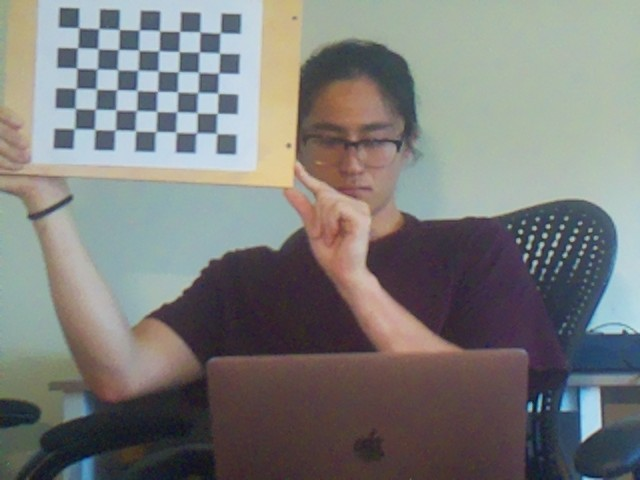
#> input picture cameraMatrix/images/IMAGE0x.jpg, 640 x 480 px; its folder holds only this picture in this run
$ python camCalibrate.py
#> lines starting #> are read from the running program, lines starting #| are printed output that depends on the picture; after the words box and inside, x2 and y2 are one past the last pixel; in counts of white or black regions, pixels touching at a corner belong together; long printed decimals are rounded
import cv2
import os
import numpy as np

#https://docs.opencv.org/4.x/dc/dbb/tutorial_py_calibration.htmln as reference

objpoints = [] # 3d point in real world space
imgpoints = [] # 2d points in image plane.

a = 6
b = 8

# termination criteria
criteria = (cv2.TERM_CRITERIA_EPS + cv2.TERM_CRITERIA_MAX_ITER, 30, 0.001)


# prepare object points, like (0,0,0), (1,0,0), (2,0,0) ....,(6,5,0)
objp = np.zeros((b*a,3), np.float32)
objp[:,:2] = np.mgrid[0:a,0:b].T.reshape(-1,2)

images = os.listdir("images")
x = 0
for photo in images:
    print(photo)
    print(x)
    x +=1
    img = cv2.imread("images/%s" % photo)
#> img is the input picture: shape (480, 640, 3); mean B, G, R 122.3, 123.8, 123.4

    grayScale = cv2.cvtColor(img, cv2.COLOR_BGR2GRAY)
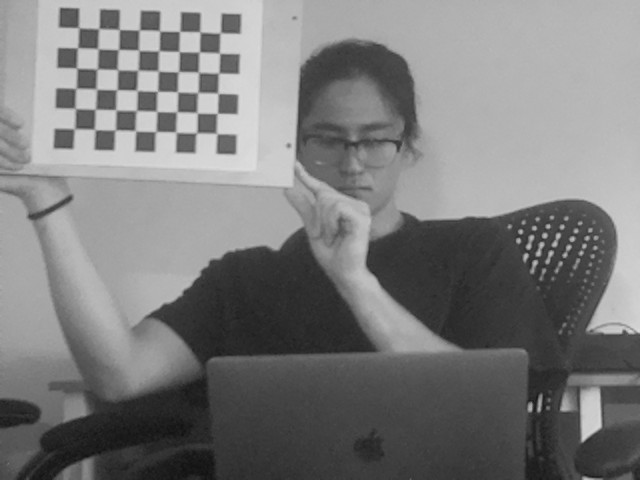
#> grayScale: shape (480, 640); min 17, max 221, mean 123.5
    cv2.imshow('Gray', grayScale)
    cv2.moveWindow('Gray', 700, 0)

    background = cv2.inRange(grayScale,100, 255)
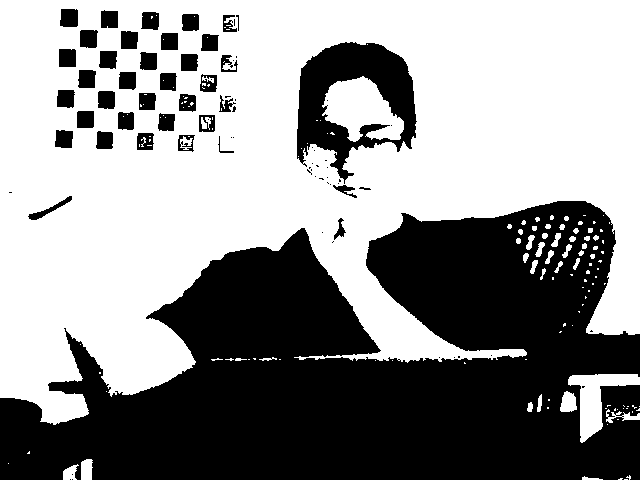
#> background: shape (480, 640); 57% white; 79 black regions (40 under 20 px), largest, box (x1, y1, x2, y2) and area: (0, 201, 640, 480) 115301, (297, 42, 417, 184) 8155, (60, 9, 78, 27) 307

    # setting region of interest
    roi = background[100:600, 300:850]
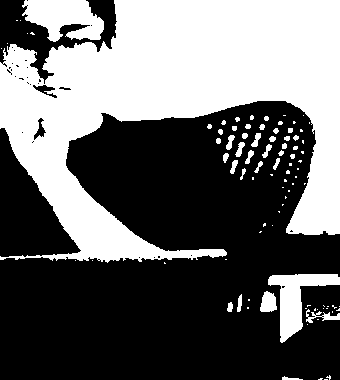
#> roi: shape (380, 340); 40.7% white; 93 white regions (59 under 20 px), largest, box (x1, y1, x2, y2) and area: (0, 0, 340, 263) 46519, (22, 0, 104, 42) 2307, (268, 274, 340, 343) 1879
    cv2.imshow('edited', roi)
    cv2.moveWindow('edited',350, 300)

    ret, corners = cv2.findChessboardCorners(grayScale, (a,b),  None)
#> ret = True; corners = 48 rows, first 8: [73.75, 129.3], [75.55, 108.5], [76.41, 88.14], [76.31, 67.84], [77.67, 47.62], [79.46, 27.96], [94.71, 129.5], [95.15, 109.3]

    if ret == True:
        print("Appended!")
        objpoints.append(objp)
        imgpoints.append(corners)
        drawn = cv2.drawChessboardCorners(img, (a,b), corners, ret)
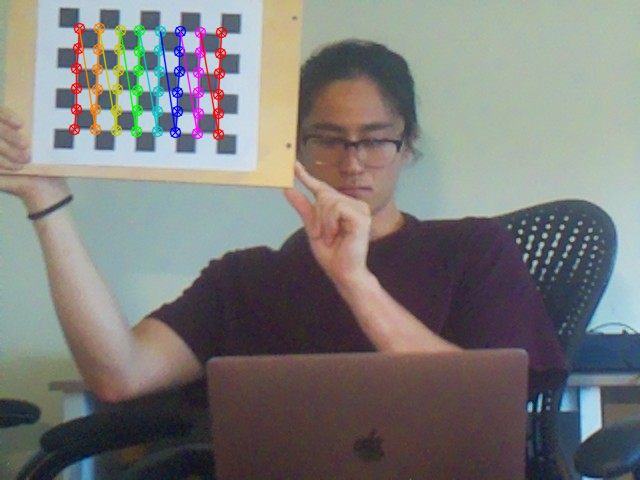
#> drawn: shape (480, 640, 3); mean B, G, R 121.1, 123, 123.6
    else:
        print("FAILED: Image %s" % photo)

    cv2.imshow('img', img)
    cv2.waitKey(500)

cv2.destroyAllWindows()
ret, mtx, dist, rvecs, tvecs = cv2.calibrateCamera(objpoints, imgpoints, grayScale.shape[::-1], None, None)
#> ret = 0.508; mtx = [[2308, 0, 304.1], [0, 2312.3, 242.1], [0, 0, 1]]; dist = [[8.24, -213.8, 0.236, 0.382, 3940.4]]; rvecs = ([-0.0406, -0.433, -1.53],); tvecs = ([-10.93, -5.44, 101.8],)
dst = cv2.undistort(img, mtx, dist, None)
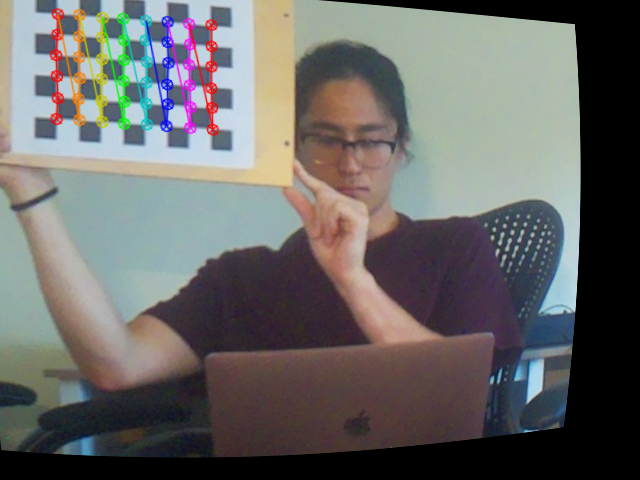
#> dst: shape (480, 640, 3); mean B, G, R 102.4, 104.1, 104.8
cv2.imshow('img', img)
cv2.moveWindow('img', 500, 100)
cv2.imshow('undistorted image', dst)
cv2.waitKey(5000)
cv2.destroyAllWindows()
print("Camera Calibrated: ", ret)
#| Camera Calibrated:  0.5081
print("\nCamera Matrix:\n", mtx)
#| Camera Matrix:
#|  [[2.30795480e+03 0.00000000e+00 3.04107714e+02]
#|  [0.00000000e+00 2.31227819e+03 2.42105496e+02]
#|  [0.00000000e+00 0.00000000e+00 1.00000000e+00]]
print("\nDistortion Parameters\n", dist)
#| Distortion Parameters
#|  [[ 8.24128868e+00 -2.13801609e+02  2.35926958e-01  3.81544628e-01
#|    3.94044437e+03]]
print("\nRotation Vectors:\n", rvecs)
#| Rotation Vectors:
#|  (array([[-0.0406],
#|        [-0.4332],
#|        [-1.534]]),)
print("\nTranslation Vectors:\n", tvecs)
#| Translation Vectors:
#|  (array([[-10.935],
#|        [ -5.444],
#|        [101.795]]),)
mean_error = 0
for i in range(len(objpoints)):
 imgpoints2, _ = cv2.projectPoints(objpoints[i], rvecs[i], tvecs[i], mtx, dist)
 error = cv2.norm(imgpoints[i], imgpoints2, cv2.NORM_L2)/len(imgpoints2)
 print(error)
 print(i)
 mean_error += error
#> this loop made 1 pass
#> (error, mean_error) on pass 1: (0.0733, 0.0733)
#| 0.07334
#| 0
#> after the loop, mean_error = 0.0733

print( "total error: {}".format(mean_error/len(objpoints)) )
#| total error: 0.07334

$ run again, on cameraMatrix/images/IMAGE2x.jpg
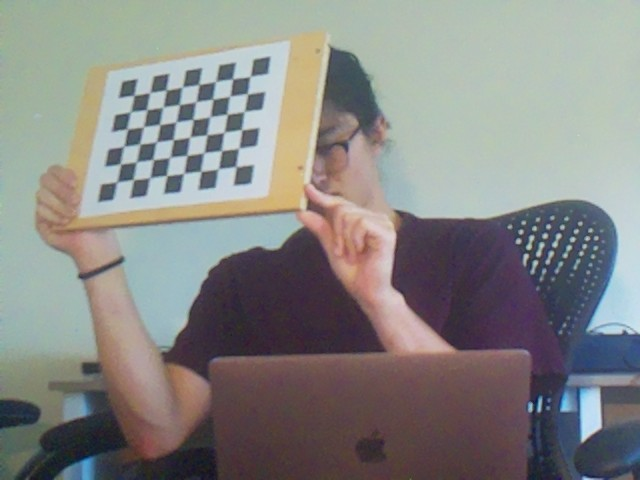
#> input picture cameraMatrix/images/IMAGE2x.jpg, 640 x 480 px
#> img is the input picture: shape (480, 640, 3); mean B, G, R 132.1, 134.2, 134.4
#> `background = cv2.inRange(grayScale,100, 255)`:
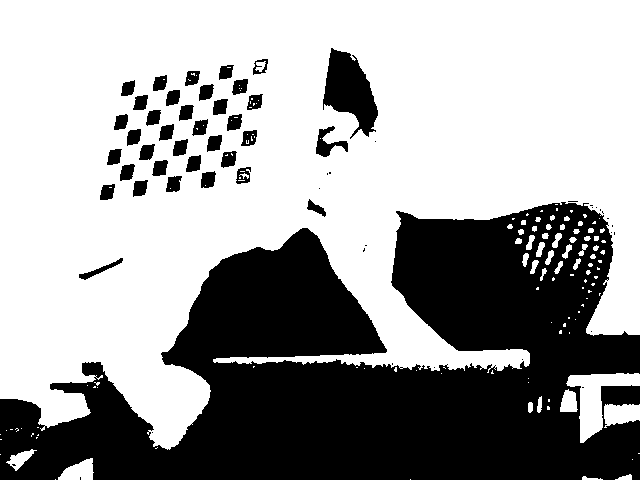
#> background: shape (480, 640); 62.4% white; 61 black regions (24 under 20 px), largest, box (x1, y1, x2, y2) and area: (0, 202, 640, 480) 105979, (323, 48, 378, 139) 2781, (316, 126, 348, 157) 407
#> roi: shape (380, 340); 45% white; 87 white regions (49 under 20 px), largest, box (x1, y1, x2, y2) and area: (0, 0, 340, 273) 53401, (266, 273, 340, 343) 1974, (304, 304, 340, 328) 661
#> `ret, corners = cv2.findChessboardCorners(grayScale, (a,b),  None)`: ret = True; corners = 48 rows, first 8: [250, 76.51], [247.5, 93.94], [243.8, 111.8], [241.8, 130], [239.5, 147.5], [235.7, 166.2], [232.8, 78.99], [229.9, 95.93]
#> `ret, mtx, dist, rvecs, tvecs = cv2.calibrateCamera(objpoints, imgpoint..`: ret = 0.505; mtx = [[1007.7, 0, 300.6], [0, 1146.3, 397.3], [0, 0, 1]]; dist = [[-1.53, 22.5, 0.0517, 0.00373, -93.89]]; rvecs = ([0.00251, 0.599, 1.58],); tvecs = ([-2.68, -15.07, 50.01],)
#> `dst = cv2.undistort(img, mtx, dist, None)`:
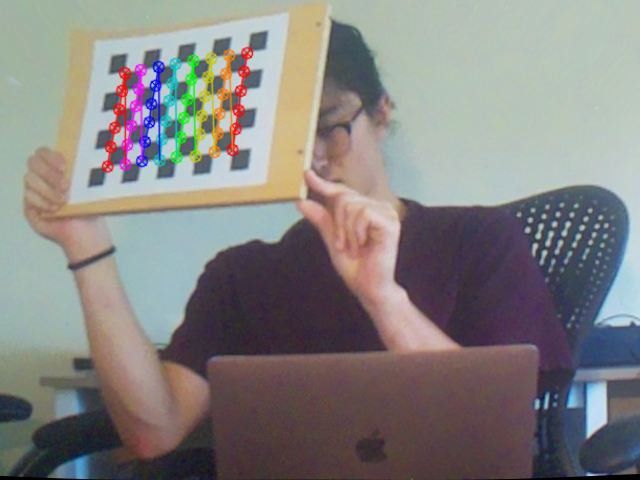
#> dst: shape (480, 640, 3); mean B, G, R 128.2, 129.8, 132.5
#| Camera Calibrated:  0.5049
#| Camera Matrix:
#|  [[1.00769007e+03 0.00000000e+00 3.00560434e+02]
#|  [0.00000000e+00 1.14633298e+03 3.97346371e+02]
#|  [0.00000000e+00 0.00000000e+00 1.00000000e+00]]
#| Distortion Parameters
#|  [[-1.52658509e+00  2.24983584e+01  5.16914558e-02  3.73466444e-03
#|   -9.38917766e+01]]
#| Rotation Vectors:
#|  (array([[0.002513],
#|        [0.5987],
#|        [1.580]]),)
#| Translation Vectors:
#|  (array([[ -2.680],
#|        [-15.070],
#|        [ 50.013]]),)
#> the loop `for i in range(len(objpoints)):` made 1 pass
#> (error, mean_error) on pass 1: (0.0729, 0.0729)
#> (printed output is left out)
#> after the loop `for i in range(len(objpoints)):`: mean_error = 0.0729
#| total error: 0.07288

$ run again, on cameraMatrix/images/image0.jpg
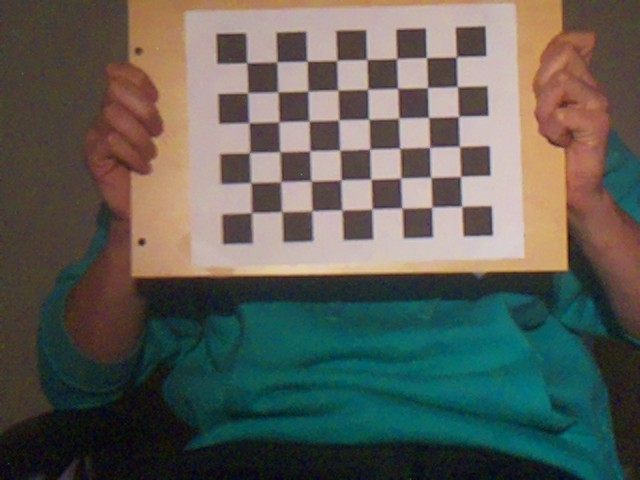
#> input picture cameraMatrix/images/image0.jpg, 640 x 480 px
#> img is the input picture: shape (480, 640, 3); mean B, G, R 86.3, 93.8, 92.2
#> `background = cv2.inRange(grayScale,100, 255)`:
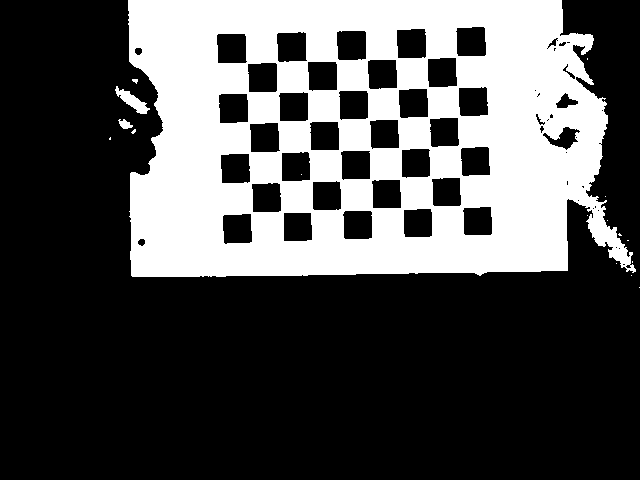
#> background: shape (480, 640); 31.9% white; 17 white regions (13 under 20 px), largest, box (x1, y1, x2, y2) and area: (128, 0, 636, 277) 97348, (115, 86, 150, 114) 363, (118, 119, 133, 129) 89, (132, 79, 138, 84) 20
#> roi: shape (380, 340); 30.2% white; 11 white regions (10 under 20 px), largest, box (x1, y1, x2, y2) and area: (0, 0, 336, 176) 38953
#> `ret, corners = cv2.findChessboardCorners(grayScale, (a,b),  None)`: ret = True; corners = 48 rows, first 8: [455.9, 57.73], [457.4, 86.55], [459, 116.4], [459.4, 146.5], [460.6, 176.2], [461.9, 206.2], [426.3, 57.55], [427.5, 87.54]
#> `ret, mtx, dist, rvecs, tvecs = cv2.calibrateCamera(objpoints, imgpoint..`: ret = 0.402; mtx = [[2723.6, 0, 308.8], [0, 2753.7, 288.4], [0, 0, 1]]; dist = [[-1.45, 790.1, 0.0971, -0.0838, -49870.4]]; rvecs = ([-0.0157, 0.149, 1.54],); tvecs = ([4.97, -7.69, 89.57],)
#> `dst = cv2.undistort(img, mtx, dist, None)`:
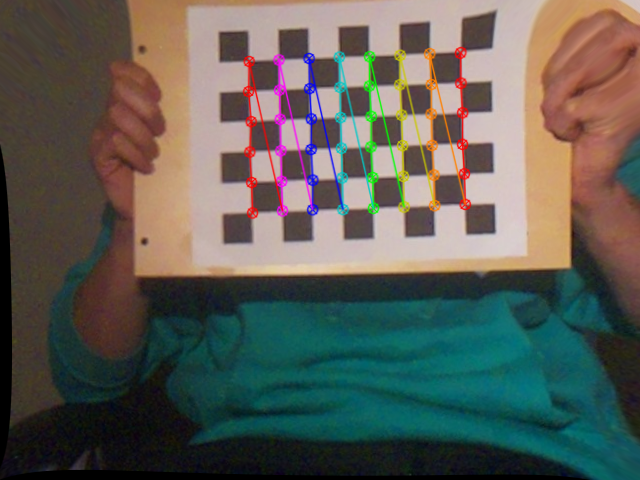
#> dst: shape (480, 640, 3); mean B, G, R 86, 93.5, 93.2
#| Camera Calibrated:  0.4018
#| Camera Matrix:
#|  [[2.72359759e+03 0.00000000e+00 3.08800644e+02]
#|  [0.00000000e+00 2.75369911e+03 2.88389015e+02]
#|  [0.00000000e+00 0.00000000e+00 1.00000000e+00]]
#| Distortion Parameters
#|  [[-1.45344190e+00  7.90052232e+02  9.71303877e-02 -8.37830762e-02
#|   -4.98704471e+04]]
#| Rotation Vectors:
#|  (array([[-0.01565],
#|        [ 0.1493],
#|        [ 1.539]]),)
#| Translation Vectors:
#|  (array([[ 4.970],
#|        [-7.691],
#|        [89.570 ]]),)
#> the loop `for i in range(len(objpoints)):` made 1 pass
#> (error, mean_error) on pass 1: (0.058, 0.058)
#> (printed output is left out)
#> after the loop `for i in range(len(objpoints)):`: mean_error = 0.058
#| total error: 0.05799

$ run again, on cameraMatrix/images/image0c.jpg
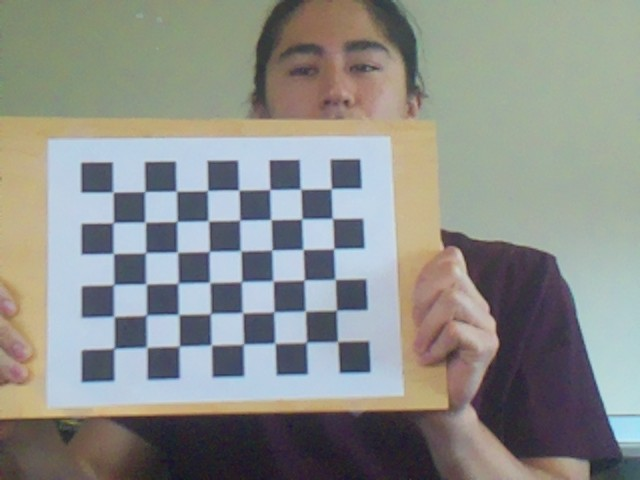
#> input picture cameraMatrix/images/image0c.jpg, 640 x 480 px
#> img is the input picture: shape (480, 640, 3); mean B, G, R 138.6, 142.5, 140.1
#> `background = cv2.inRange(grayScale,100, 255)`:
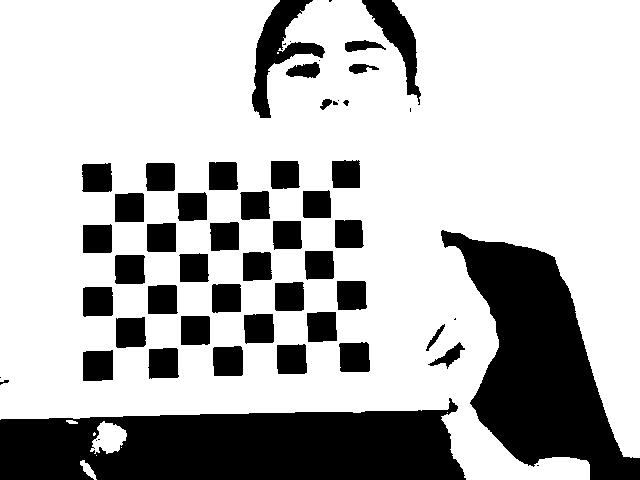
#> background: shape (480, 640); 72.5% white; 56 black regions (12 under 20 px), largest, box (x1, y1, x2, y2) and area: (0, 398, 466, 480) 28831, (441, 230, 640, 480) 23324, (252, 0, 325, 118) 2911
#> roi: shape (380, 340); 68.7% white; 22 black regions (6 under 20 px), largest, box (x1, y1, x2, y2) and area: (141, 130, 340, 380) 23324, (0, 298, 166, 380) 10569, (39, 242, 70, 272) 856
#> `ret, corners = cv2.findChessboardCorners(grayScale, (a,b),  None)`: ret = True; corners = 48 rows, first 8: [331.2, 188.8], [332.1, 217.9], [333.8, 248.5], [335.1, 279.3], [336.5, 310.1], [337.9, 341.6], [300.5, 189.1], [302, 218.6]
#> `ret, mtx, dist, rvecs, tvecs = cv2.calibrateCamera(objpoints, imgpoint..`: ret = 0.469; mtx = [[1833.9, 0, 322.4], [0, 1779.6, 115], [0, 0, 1]]; dist = [[1.14, -124.2, 0.0687, -0.0318, 2750.2]]; rvecs = ([-0.338, 0.0558, 1.53],); tvecs = ([0.285, 2.46, 60.08],)
#> `dst = cv2.undistort(img, mtx, dist, None)`:
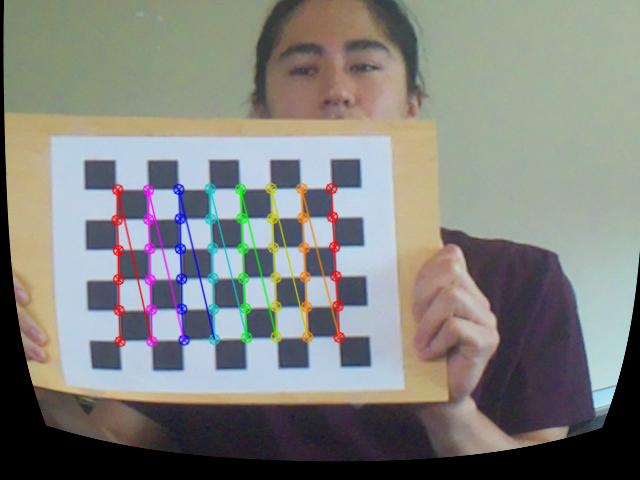
#> dst: shape (480, 640, 3); mean B, G, R 126.3, 130.6, 129.2
#| Camera Calibrated:  0.469
#| Camera Matrix:
#|  [[1.83391785e+03 0.00000000e+00 3.22366193e+02]
#|  [0.00000000e+00 1.77961002e+03 1.15020214e+02]
#|  [0.00000000e+00 0.00000000e+00 1.00000000e+00]]
#| Distortion Parameters
#|  [[ 1.14455355e+00 -1.24211915e+02  6.87277974e-02 -3.18069645e-02
#|    2.75023279e+03]]
#| Rotation Vectors:
#|  (array([[-0.3377],
#|        [ 0.05576],
#|        [ 1.534]]),)
#| Translation Vectors:
#|  (array([[ 0.2849 ],
#|        [ 2.461],
#|        [60.081]]),)
#> the loop `for i in range(len(objpoints)):` made 1 pass
#> (error, mean_error) on pass 1: (0.0677, 0.0677)
#> (printed output is left out)
#> after the loop `for i in range(len(objpoints)):`: mean_error = 0.0677
#| total error: 0.0677
